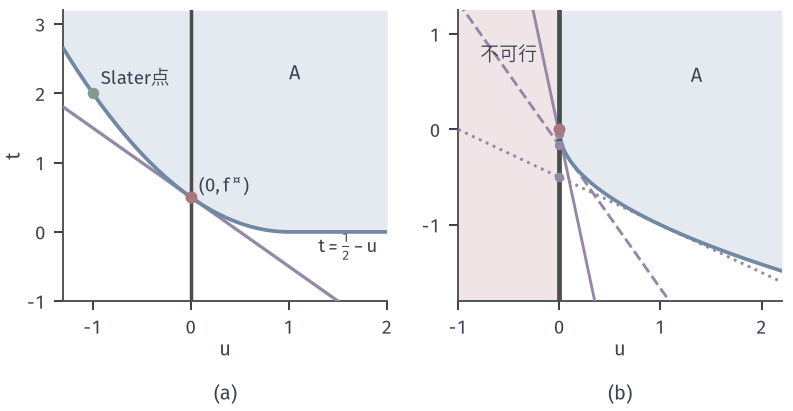

This figure's Python source:
from pathlib import Path
import sys
ROOT = next(p for p in Path(__file__).resolve().parents if (p/'build.sh').is_file() and (p/'tex/book.tex').is_file())
sys.path.insert(0, str(ROOT/'figures/00-shared/mathematical-preliminaries-upper/00-shared/comprehension-figures'))
from support import figure, save, BLUE, GREEN, YELLOW, RED, PURPLE, INK, MUTED, GRID, BLUE_FILL, GREEN_FILL, YELLOW_FILL, RED_FILL, PURPLE_FILL
import numpy as np
HERE = Path(__file__).resolve().parent
STROKE = '#4C4D4F'
def panel(fig, left, right, top, bottom, wspace=.25):
    fig.set_layout_engine(None)
    H=fig.get_figheight()*25.4
    if len(fig.axes)>1: bottom=15.5/H
    fig.subplots_adjust(left=left, right=right, top=top, bottom=bottom, wspace=wspace)
def tag(fig, ax, s, y=None):
    p = ax.get_position(); fig.text((p.x0+p.x1)/2, 1.0/(fig.get_figheight()*25.4), s, ha='center', va='bottom')
def opt(ax, x=0, y=0, ms=4.8, z=7): ax.plot([x],[y],'o',ms=ms,color=RED,mew=0,zorder=z)
def dot(ax, x, y, c=GREEN, ms=4.2, z=6, m='o'): ax.plot([x],[y],m,ms=ms,color=c,mew=0,zorder=z)
def hollow(ax, x, y, c=BLUE, ms=4.4, z=7): ax.plot([x],[y],'o',ms=ms,mfc='white',mec=c,mew=1.0,zorder=z)

# (a) v(u)=max(1-u,0)^2/2；(b) min x, x^2<=u，v(u)=-sqrt(u)，q(lam)=-1/(4lam)。
fig,(A,B)=figure(width_mm=112,height_mm=58,ncols=2)
panel(fig,.08,.985,.975,.21,wspace=.22)
U=np.linspace(-1.3,2,300);v=.5*np.maximum(1-U,0)**2
A.fill_between(U,v,3.2,color=BLUE_FILL,lw=0,zorder=0);A.plot(U,v,color=BLUE,lw=1.5,zorder=4)
A.plot(U,.5-U,color=PURPLE,lw=1.3,zorder=3);A.plot([0,0],[-1,3.2],color=STROKE,lw=1.4,zorder=2)
opt(A,0,.5);dot(A,-1,2,GREEN,ms=4.6);A.text(-.92,2.08,'Slater点',fontsize=7.5,va='bottom')
A.text(.08,.58,r'$(0,f^\star)$',fontsize=7.5);A.text(1.0,2.2,r'$\bm{A}$'.replace(r'\bm{A}','A'),color=INK);A.text(1.6,-.3,r'$t=\frac{1}{2}-u$',fontsize=7.5,ha='center')
A.set_xlim(-1.3,2);A.set_ylim(-1,3.2);A.set_xticks([-1,0,1,2]);A.set_yticks([-1,0,1,2,3]);A.set_xlabel('$u$',labelpad=1);A.set_ylabel('$t$',labelpad=1)
U=np.linspace(0,2.2,300)
B.axvspan(-1,0,color=RED_FILL,lw=0,zorder=0);B.fill_between(U,-np.sqrt(U),1.25,color=BLUE_FILL,lw=0,zorder=0);B.plot(U,-np.sqrt(U),color=BLUE,lw=1.5,zorder=4)
W=np.linspace(-1,2.2,50)
for lam,ls in ((.5,':'),(1.5,'--'),(5,'-')):
    q=-1/(4*lam);B.plot(W,q-lam*W,color=PURPLE,lw=1.15,ls=ls,zorder=3);dot(B,0,q,PURPLE,ms=3.8)
B.plot([0,0],[-1.8,1.25],color=STROKE,lw=1.9,zorder=5);opt(B,0,0,z=8)
B.text(-.5,.72,'不可行',fontsize=7.5,ha='center');B.text(1.3,.5,'A',color=INK)
B.text(2.1,-1.0,r'$\lambda=0.5$',fontsize=7.5,ha='right',va='bottom') if 0 else None
B.set_xlim(-1,2.2);B.set_ylim(-1.8,1.25);B.set_xticks([-1,0,1,2]);B.set_yticks([-1,0,1]);B.set_xlabel('$u$',labelpad=1)
for a_,s in zip((A,B),('(a)','(b)')):tag(fig,a_,s)
save(fig,HERE,'figure',{'a':'v(u)=max(1-u,0)^2/2, lam*=1','b':'v(u)=-sqrt(u); lam=.5,1.5,5'})
